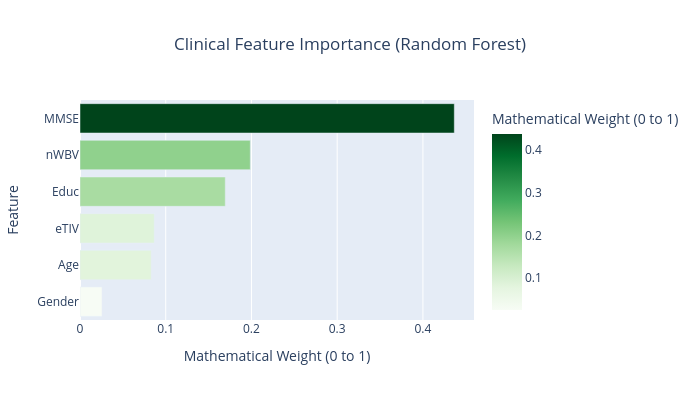

Notebook code for this chart:
### Markdown cell above
## 4. INSIGHT GRAPH: FEATURE IMPORTANCE

### Code cell
importance_df = pd.DataFrame({
    'Feature': X.columns,
    'Importance': best_rf.feature_importances_
}).sort_values(by='Importance', ascending=True)

fig_imp = px.bar(importance_df, x='Importance', y='Feature', orientation='h',
                 title='Clinical Feature Importance (Random Forest)',
                 labels={'Importance': 'Mathematical Weight (0 to 1)'},
                 color='Importance', color_continuous_scale='Greens')

fig_imp.update_layout(title_x=0.5, width=700, height=400)
fig_imp.show()

### Figure 1 — Plotly figure (JSON) as saved in the notebook; plotly's stock layout.template omitted (floating-point values rounded to 4 significant figures)
{"data": [{"hovertemplate": "Mathematical Weight (0 to 1)=%{marker.color}<br>Feature=%{y}<extra></extra>", "legendgroup": "", "marker": {"color": [0.02572, 0.08303, 0.08656, 0.1694, 0.1986, 0.4366], "coloraxis": "coloraxis", "pattern": {"shape": ""}}, "name": "", "orientation": "h", "showlegend": false, "textposition": "auto", "type": "bar", "x": [0.02572, 0.08303, 0.08656, 0.1694, 0.1986, 0.4366], "xaxis": "x", "y": ["Gender", "Age", "eTIV", "Educ", "nWBV", "MMSE"], "yaxis": "y"}], "layout": {"barmode": "relative", "coloraxis": {"colorbar": {"title": {"text": "Mathematical Weight (0 to 1)"}}, "colorscale": [[0, "rgb(247,252,245)"], [0.125, "rgb(229,245,224)"], [0.25, "rgb(199,233,192)"], [0.375, "rgb(161,217,155)"], [0.5, "rgb(116,196,118)"], [0.625, "rgb(65,171,93)"], [0.75, "rgb(35,139,69)"], [0.875, "rgb(0,109,44)"], [1, "rgb(0,68,27)"]]}, "height": 400, "legend": {"tracegroupgap": 0}, "title": {"text": "Clinical Feature Importance (Random Forest)", "x": 0.5}, "width": 700, "xaxis": {"anchor": "y", "domain": [0, 1], "title": {"text": "Mathematical Weight (0 to 1)"}}, "yaxis": {"anchor": "x", "domain": [0, 1], "title": {"text": "Feature"}}}}
